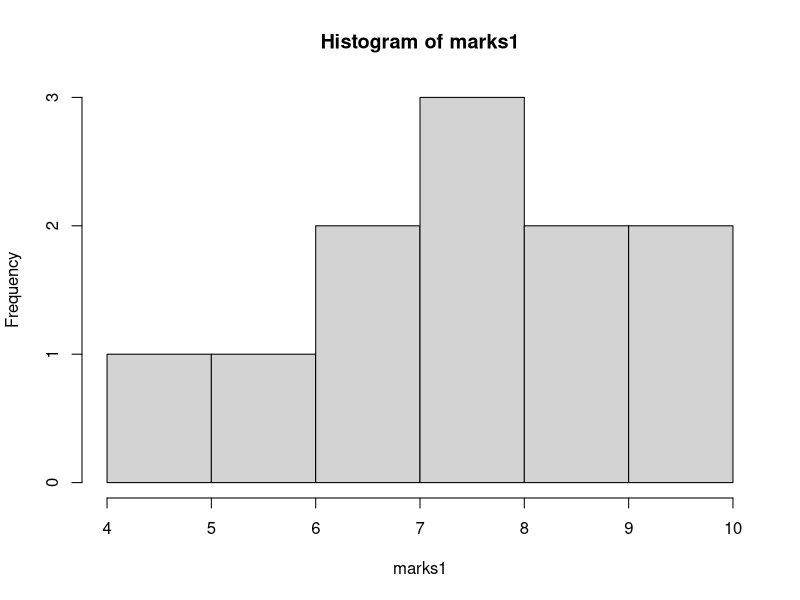
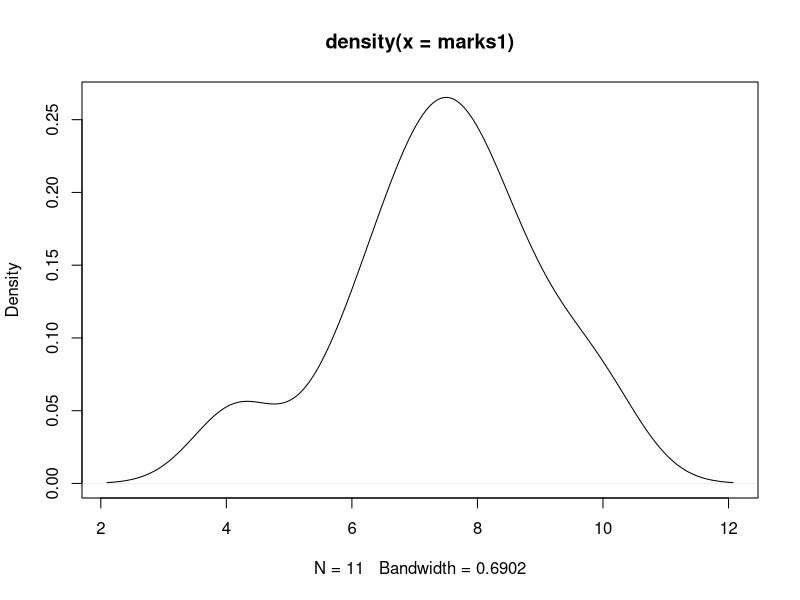
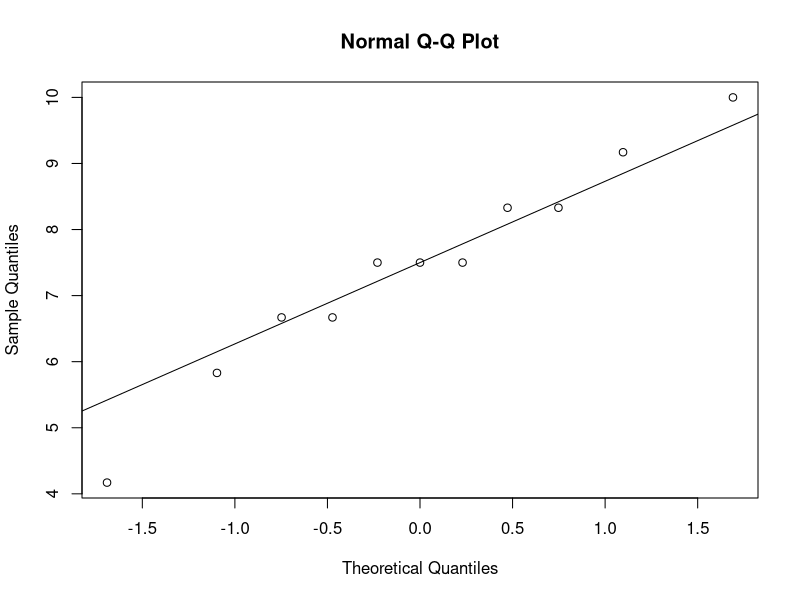

Reproduce these figures in R, in order.

marks1= scan()
cat(marks1)
marks1 = c(7.5, 10, 8.33, 6.67, 9.17, 5.83, 6.67, 4.17, 7.5, 7.5, 8.33)
marks1
mean(marks1)
median(marks1)
table(marks1)
names(sort(table(marks1), decreasing=T))

library(modeest)
(mlv(marks1,  method = "mfv"))
#7.5

var(marks1)
sd(marks1)
mad(marks1, center=mean(marks1))  # 1.3 Excel
mad(marks1, center=median(marks1))  #1.24 Excel

?mad # Median Absolute Deviation
range(marks1)
summary(marks1)

quantile(marks1,c(.25, .5, .75))
IQR(marks1)

library(e1071)
e1071::kurtosis(marks1)
e1071::skewness(marks1)

hist(marks1)
plot(density(marks1))


qqnorm(marks1)
qqline(marks1)

# Stem and Leaf
marks1
stem(marks1)

(marks2= ceiling(runif(100,50,60)))
stem(marks2, scale=2)
?stem

y<-c(0.056, -0.022)
stem(y, scale = 2)

stem(y, scale=0.5, atom=0.1)
